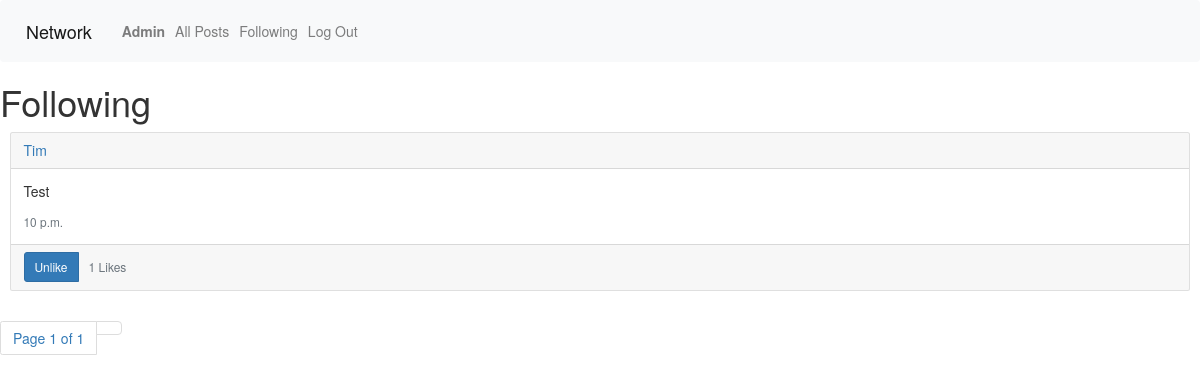
Before: /following (signed in) with the older database file.
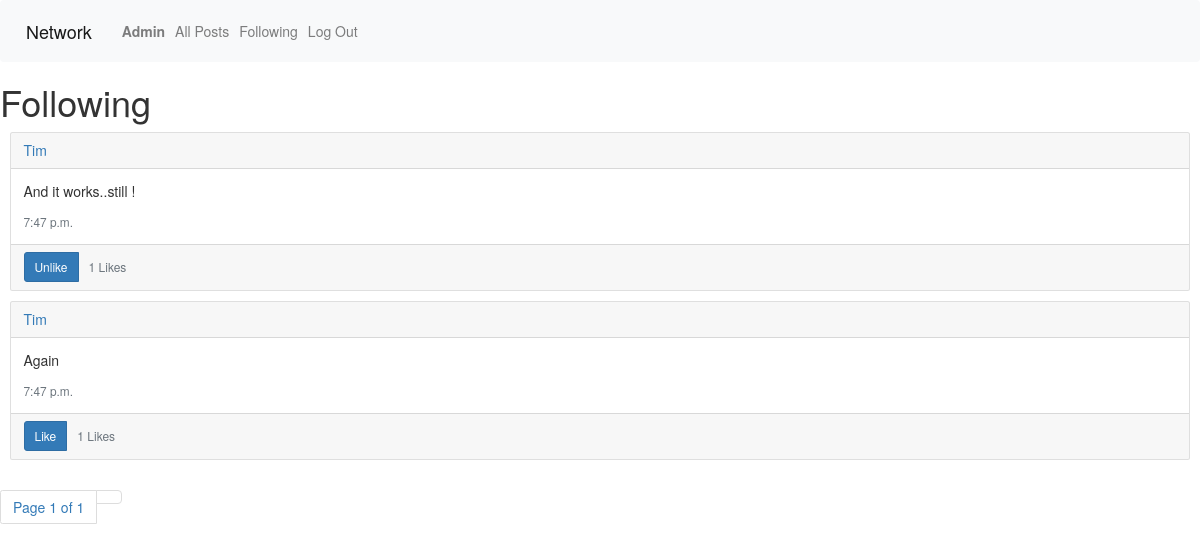
After: the same page with the newer database file.
### network/models.py (models this page shows)
class User(AbstractUser):
    pass

class Post(models.Model):
    user = models.ForeignKey(User, on_delete=models.CASCADE, related_name='user_post', null=True)
    content = models.CharField(max_length=64)
    timestamp = models.TimeField(auto_now=True)
    like = models.IntegerField(default=0)
    def serialize(self):
        return {
            "id": self.id,
            'user': self.user.username,
            "content": self.content,
            "timestamp": self.timestamp,
            "likes": self.like,
        }

### network/views.py (the view)
# urls.py: path("following", views.following, name='following'),
@login_required
def following(request):
    user = request.user
    following = Following.objects.filter(user=user).values_list("following", flat=True)
    posts = Post.objects.filter(user__in=following)
    data = []
    for post in posts:
        serialized_post = post.serialize()
        if request.user.is_authenticated:
            user_liked = Like.objects.filter(post=post, user=request.user).exists()
        else:
            user_liked = False
        serialized_post['liked'] = user_liked
        data.append(serialized_post)
    paginator = Paginator(data, 2)
    page_number = request.GET.get('page')
    page_obj = paginator.get_page(page_number)
    return render(request, 'network/following.html', {"data": page_obj})

### network/templates/network/following.html (shortened to what this page needs)
{% extends 'network/layout.html' %} {% load static %}{% block body %}
<h1>Following</h1>
{% if data %} {% for post in data %}
<div class="card m-3">
  <div class="card-header">
    <a href="{% url 'profile' post.user %}">{{ post.user }}</a>
  </div>
  <div class="card-body">
    <p class="card-text content-text" data-postid="{{ post.id }}">
      {{ post.content }}
    </p>
    <p class="card-text">
      <small class="text-muted">{{ post.timestamp }}</small>
    </p>
  </div>
  <div class="card-footer">
    <div class="d-flex justify-content-between align-items-center">
      <div class="btn-group">
        {% if user.is_authenticated %}
        <button
          class="btn btn-sm btn-primary like-button"
          data-postid="{{ post.id }}"
        >
          {% if post.liked %} Unlike {% else %} Like {% endif %}
        </button>
        {% endif %}
        <div
          type="button"
          id="likes-count"
          class="btn btn-sm btn-outline-secondary"
          data-postid="{{ post.id }}"
        >
          {{ post.likes }} Likes
        </div>
      </div>
    </div>
  </div>
</div>
{% endfor %} {% endif %}
<nav>
  <ul class="pagination">
    <li class="page-item">
      <a class="page-link" href=""
        >Page {{data.number }} of {{data.paginator.num_pages}}</a
      >
    </li>
    <li><a></a></li>
  </ul>
</nav>
{% endblock %} {% block script %}
<link
  rel="stylesheet"
  href="https://maxcdn.bootstrapcdn.com/bootstrap/3.3.7/css/bootstrap.min.css"
/>
{% endblock %}

Changed rows visible on the page:
added Post: content "Again", timestamp "7:47 p.m."
Other visible differences:
new list line: "Tim"
new list line: "And it works..still ! 7:47 p.m."
new list line: "Unlike 1 Likes"
new list line: "Like 1 Likes"
list line gone: "Tim"
list line gone: "Test 10 p.m."
list line gone: "Unlike 1 Likes"
